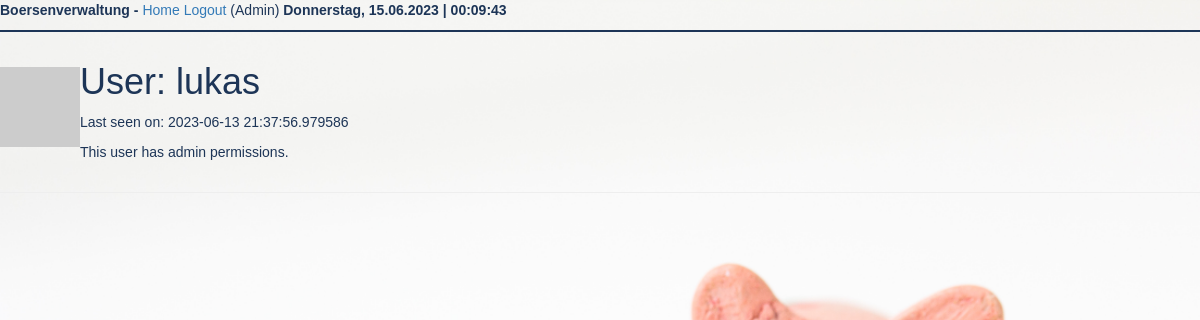
Page /user/lukas (signed in) on the earlier database version.
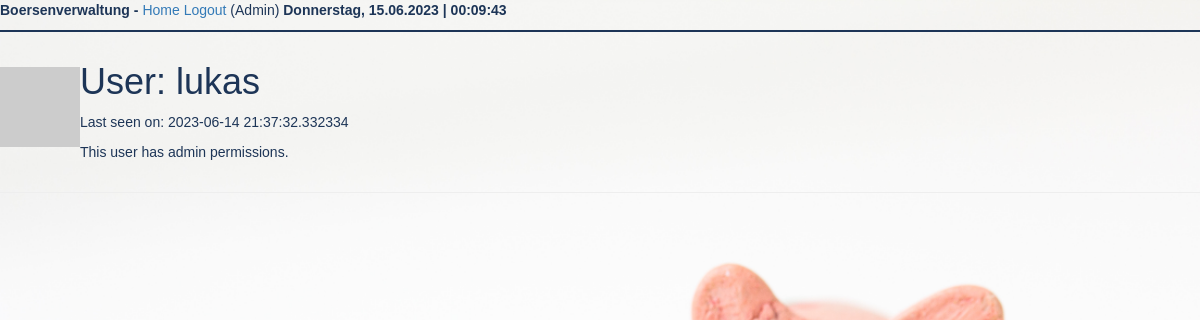
Same page on the later database version.
### app/models.py (models this page shows, shortened)
class User(UserMixin, db.Model):
    id = Column(Integer, primary_key=True)
    username = Column(String(64), index=True, unique=True)
    email = Column(String(120), index=True, unique=True)
    password_hash = Column(String(128))
    last_seen = Column(DateTime, default=datetime.utcnow)
    admin_tag = Column(Boolean, default=False)
    def avatar(self, size):
        digest = md5(self.username.lower().encode('utf-8')).hexdigest()
        return 'https://www.gravatar.com/avatar/{}?s={}'.format(
            digest, size)

### app/routes.py (the view)
@app.route('/user/<username>')
@login_required
def user(username):
    user = User.query.filter_by(username=username).first_or_404()
    posts = Post.query.all()
    return render_template('user.html', user=user, posts=posts)

### app/models.py (called while the page is built)
@login.user_loader
def load_user(id):
    return User.query.get(int(id))

### app/routes.py (called while the page is built)
@app.context_processor
def inject_datetime():
    return {'current_time': datetime.utcnow()}

@app.before_request
def before_request():
    if current_user.is_authenticated:
        current_user.last_seen = datetime.utcnow()
        db.session.commit()

### app/templates/user.html
{% extends "base.html" %}
{% block content %}
    <table>
        <tr>
            <td><img class = "top" src="{{ user.avatar(128) }}" alt="link"></td>
            <td>
                <h1>User: {{ user.username }}</h1>
                {% if user.last_seen %}<p>Last seen on: {{ user.last_seen }}</p>{% endif %}
                {% if user.admin_tag %}<p>This user has admin permissions.</p>{% endif %}
            </td>
        </tr>
    </table>
    <hr>
{% endblock %}

### app/templates/base.html (shortened to what this page needs)
{% extends "bootstrap/base.html" %}
{% block head %}
    {{ super() }}
        <link rel="stylesheet" type="text/css" href="{{ url_for('static', filename='styles.css') }}">
{% endblock %}
{% block body %}
        <body style="background-image: url('/static/background.jpg');
        background-size: 100%;
        background-repeat: no-repeat;
        background-attachment: fixed;">
    <div>
        <b>Boersenverwaltung - </b>
        <a href="{{ url_for('index') }}">Home</a>
        {% if current_user.is_anonymous %}
        <a href="{{ url_for('login') }}">Login</a>
        {% else %}
        <a href="{{ url_for('logout') }}">Logout</a>
        {% endif %}
        {% if current_user.admin_tag %}
        (Admin)
        {% endif %}
        <b id="current-date"></b>
        <b id="current-time"></b>
    </div>
    <hr class="blue-line">
    {% block content %}{% endblock %}
{% endblock %}

### app/static/styles.css (style rules this page uses)
body { background-image: url("app/static/background.jpg"); background-size: auto; background-color: rgba(255,255,255,1); background-repeat: no-repeat; background-attachment: fixed; color: #1D3557; font-family: "Helvetica", serif; }
h1 { color: #1D3557; }
.blue-line { border: none; height: 2px; background-color: #1D3557; margin: 10px 0; }

Differences in the rows shown:
changed User "lukas": last_seen "2023-06-13 21:37:56.979586" → "2023-06-14 21:37:32.332334"
